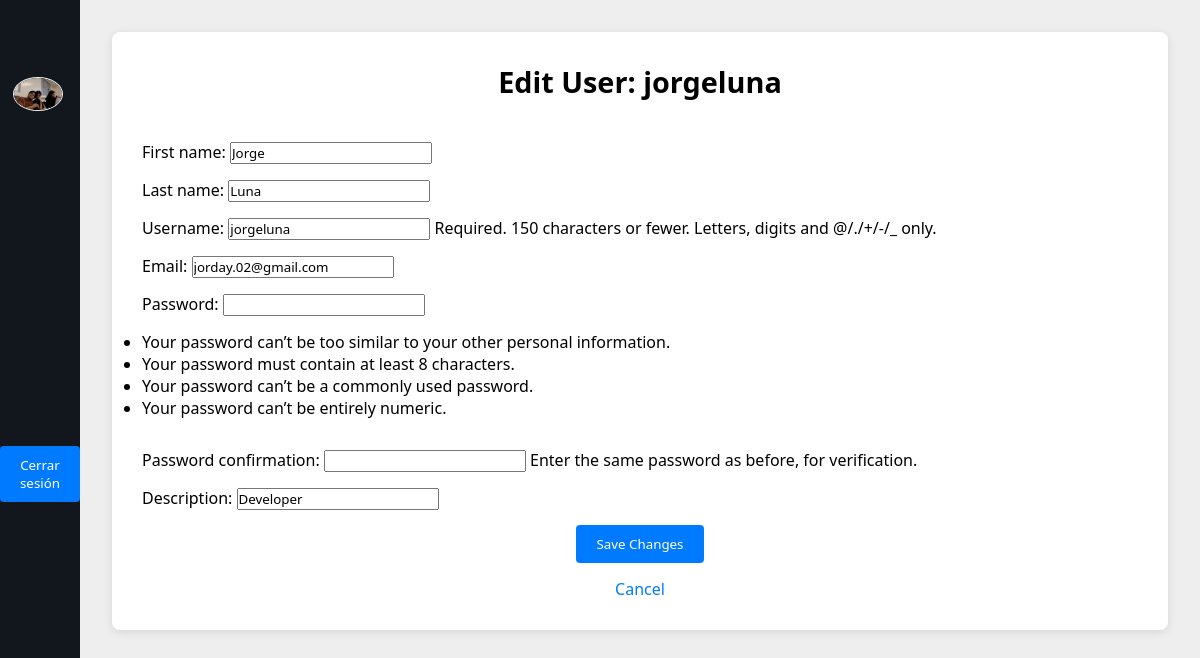
The page /editar-usuario/2/ on the database its author committed.
### workmates/models.py (models this page shows, shortened)
class workmateUser(AbstractUser):
    email = models.EmailField(unique=True)
    description = models.CharField(max_length=600, default='', blank=True)

### base/views.py (the view)
# urls.py: path('editar-usuario/<int:user_id>/', views.editar_usuario, name='editar-usuario'),
def editar_usuario(request, user_id):
    user = get_object_or_404(workmateUser, id=user_id)
    if request.method == 'POST':
        form = WorkmateUserCreationForm(request.POST, instance=user)
        if form.is_valid():
            form.save()
            messages.success(request, 'User updated successfully!')
            return redirect('gestion-usuarios')
    else:
        form = WorkmateUserCreationForm(instance=user)
    return render(request, 'editar-usuario.html', {'form': form, 'user': user})

### base/form.py
class WorkmateUserCreationForm(UserCreationForm):
    class Meta:
        model = workmateUser
        fields = ('first_name', 'last_name', 'username', 'email', 'password1', 'password2', 'description')
    def __init__(self, *args, **kwargs):
        super().__init__(*args, **kwargs)

### base/templates/editar-usuario.html (shortened to what this page needs)
{% load static %}
<html lang="en">
<head>
    <link rel="stylesheet" href="{% static 'css/dashboard.css' %}">
</head>
<body>
    <div class="sidebar">
        <div class="top">
        </div>
        <div class="user">
            <img src="{% static "user-img.jpg" %}" alt="me" class="user-img">
            <div>
            </div>
        </div>
        <ul>
            <li><a href="/"><i class="bx bxs-grid-alt"></i><span class="nav-item">Dashboard</span></a></li>
            <li><a href="/gestion-tareas/"><i class="bx bx-task"></i><span class="nav-item">Gestion de Tareas</span></a></li>
            <li><a href="/gestion-usuarios/"><i class="bx bxs-user-account"></i><span class="nav-item">Gestion de Usuarios</span></a></li>
            <li><a href="/crear-nueva-tarea/"><i class="bx bxs-edit"></i><span class="nav-item">Crear Nueva Tarea</span></a></li>
            <li><a href="/mis-tareas/"><i class="bx bxs-notepad"></i><span class="nav-item">Mis Tareas</span></a></li>
            <li>
                <form method="POST" action="{% url 'base:logout' %}" class="logout-form">
                    <button type="submit" aria-label="Logout">Cerrar sesión</button>
                </form>
            </li>
        </ul>
    </div>
    <div class="main-content">
        <div class="container">
            <h1>Edit User: {{ user.username }}</h1>
            <form method="POST" action="{% url 'base:gestion_usuarios' %}">
                {{ form.as_p }}
                <button type="submit">Save Changes</button>
                <a href="{% url 'base:gestion_usuarios' %}" class="cancel-button">Cancel</a>
            </form>
        </div>
    </div>
</body>
</html>

### base/static/css/dashboard.css (style rules this page uses)
* { margin: 0; padding: 0; box-sizing: border-box; font-family: 'Segoe UI', Tahoma, Geneva, Verdana, sans-serif; }
.user-img { width: 50px; border-radius: 100%; border: 1px solid #eee; }
.sidebar { position: absolute; top: 0; left: 0; height: 100vh; width: 80px; background-color: #12171e; padding: 0.4rem 0.8rem; transition: all 0.5s ease; }
.user { display: flex; align-items: center; margin: 1rem 0; }
.sidebar ul li { position: relative; list-style-type: none; height: 50px; width: 90%; margin: 0.8rem auto; line-height: 50px; }
.sidebar ul li a { color: #fff; display: flex; align-items: center; text-decoration: none; border-radius: 0.8rem; }
.sidebar ul li a i { min-width: 50px; text-align: center; height: 50px; border-radius: 12px; line-height: 50px; }
.main-content { position: relative; background-color: #eee; min-height: 100vh; top: 0; left: 80px; transition: all 0.5s ease; width: calc(100% - 80px); padding: 1rem; }
.main-content { position: relative; background-color: #eee; min-height: 100vh; top: 0; left: 80px; transition: all 0.5s ease; width: calc(100% - 80px); padding: 2rem; display: flex; justify-content: center; align-items: flex-start; }
.container { display: grid; gap: 20px; grid-template-columns: repeat(auto-fill, minmax(300px, 1fr)); max-width: 1200px; width: 100%; background-color: #fff; padding: 30px; border-radius: 8px; box-shadow: 0 2px 10px rgba(0, 0, 0, 0.1); }
h1 { grid-column: 1 / -1; font-size: 1.8rem; margin-bottom: 20px; text-align: center; }
form { grid-column: 1 / -1; display: flex; flex-direction: column; gap: 15px; }
button { align-self: center; padding: 10px 20px; background-color: #007bff; color: #fff; border: none; border-radius: 4px; cursor: pointer; }
a { text-align: center; color: #007bff; text-decoration: none; font-weight: 500; }

### rows shown on the page
workmateUser: username "jorgeluna", first_name "Jorge", last_name "Luna", email "jorday.02@gmail.com", description "Developer"
